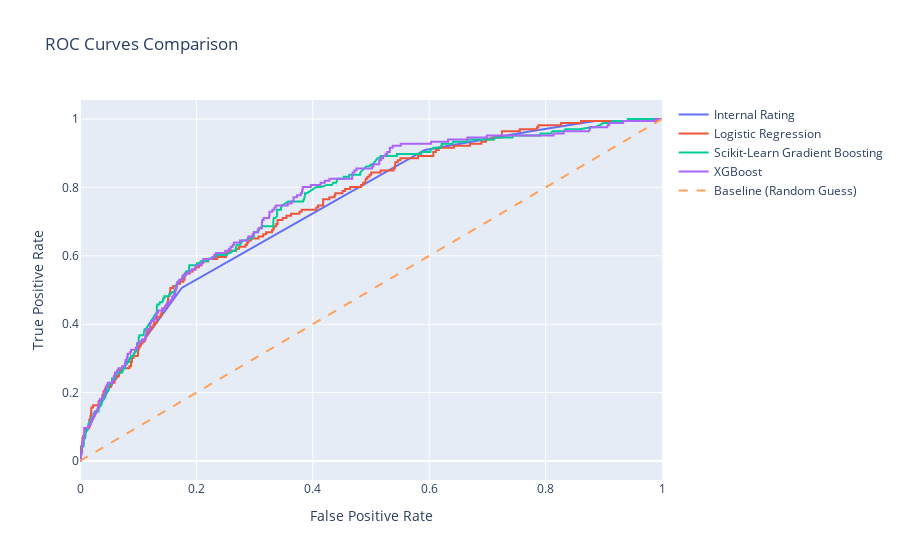

This figure's notebook cell:
### Code cell
fprLR, tprLR, _ = roc_curve(ytest, yPredProbaLR)
fprGB, tprGB, _ = roc_curve(ytest, yPredProbaGB)
fprXGB, tprXGB, _ = roc_curve(ytest, yPredProbaXGB)
fprInternal, tprInternal, _ = roc_curve(ytest, Xtest['Internal rating'])

# Plot ROC curves
fig = go.Figure()
fig.add_trace(go.Scatter(x=fprInternal, y=tprInternal, mode='lines', name='Internal Rating'))
fig.add_trace(go.Scatter(x=fprLR, y=tprLR, mode='lines', name='Logistic Regression'))
fig.add_trace(go.Scatter(x=fprGB, y=tprGB, mode='lines', name='Scikit-Learn Gradient Boosting'))
fig.add_trace(go.Scatter(x=fprXGB, y=tprXGB, mode='lines', name='XGBoost'))
fig.add_trace(go.Scatter(x=[0,1], y=[0,1], mode='lines', name='Baseline (Random Guess)', line=dict(dash='dash')))
fig.update_layout(title='ROC Curves Comparison',
                  xaxis_title='False Positive Rate',
                  yaxis_title='True Positive Rate',
                  showlegend=True)
fig.show()

### Figure 1 — Plotly figure (JSON) as saved in the notebook; plotly's stock layout.template omitted (floating-point values rounded to 4 significant figures; data arrays with more than 128 entries replaced by an {"elided": "..."} marker saying what was removed)
{"data": [{"mode": "lines", "name": "Internal Rating", "type": "scatter", "x": [0, 0.006526, 0.05149, 0.1748, 0.3677, 0.5925, 0.7745, 0.8847, 0.9565, 1], "y": [0, 0.07229, 0.2169, 0.506, 0.6928, 0.9096, 0.9639, 0.994, 0.994, 1]}, {"mode": "lines", "name": "Logistic Regression", "type": "scatter", "x": {"elided": "272 float values"}, "y": {"elided": "272 float values"}}, {"mode": "lines", "name": "Scikit-Learn Gradient Boosting", "type": "scatter", "x": {"elided": "447 float values"}, "y": {"elided": "447 float values"}}, {"mode": "lines", "name": "XGBoost", "type": "scatter", "x": {"elided": "304 float values"}, "y": {"elided": "304 float values"}}, {"line": {"dash": "dash"}, "mode": "lines", "name": "Baseline (Random Guess)", "type": "scatter", "x": [0, 1], "y": [0, 1]}], "layout": {"showlegend": true, "title": {"text": "ROC Curves Comparison"}, "xaxis": {"title": {"text": "False Positive Rate"}}, "yaxis": {"title": {"text": "True Positive Rate"}}}}
